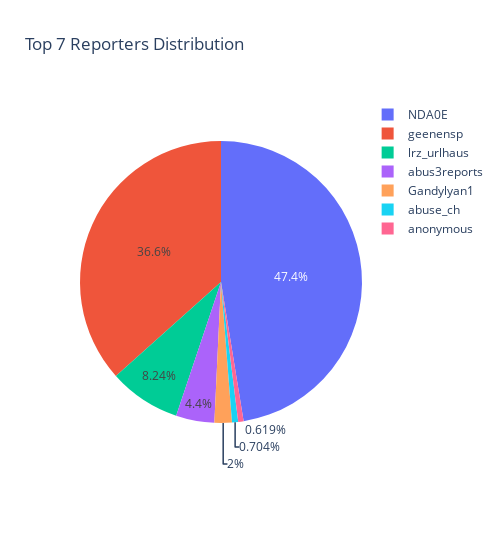

Here is the notebook cell this chart was saved with:
### Markdown cell above
# Pie Chart

### Code cell
fig = px.pie(
    values=top_reporters.values,
    names=top_reporters.index,
    title=f'Top {number} Reporters Distribution',
    hole=0,  # Use this parameter to make it a donut chart if desired
)

fig.update_layout(width=500)

fig.show()

### Figure 1 — Plotly figure (JSON) as saved in the notebook; plotly's stock layout.template omitted (floating-point values rounded to 4 significant figures)
{"data": [{"domain": {"x": [0, 1], "y": [0, 1]}, "hole": 0, "hovertemplate": "label=%{label}<br>value=%{value}<extra></extra>", "labels": ["NDA0E", "geenensp", "lrz_urlhaus", "abus3reports", "Gandylyan1", "abuse_ch", "anonymous"], "legendgroup": "", "name": "", "showlegend": true, "type": "pie", "values": [113753, 87806, 19755, 10550, 4786, 1688, 1485]}], "layout": {"legend": {"tracegroupgap": 0}, "title": {"text": "Top 7 Reporters Distribution"}, "width": 500}}
